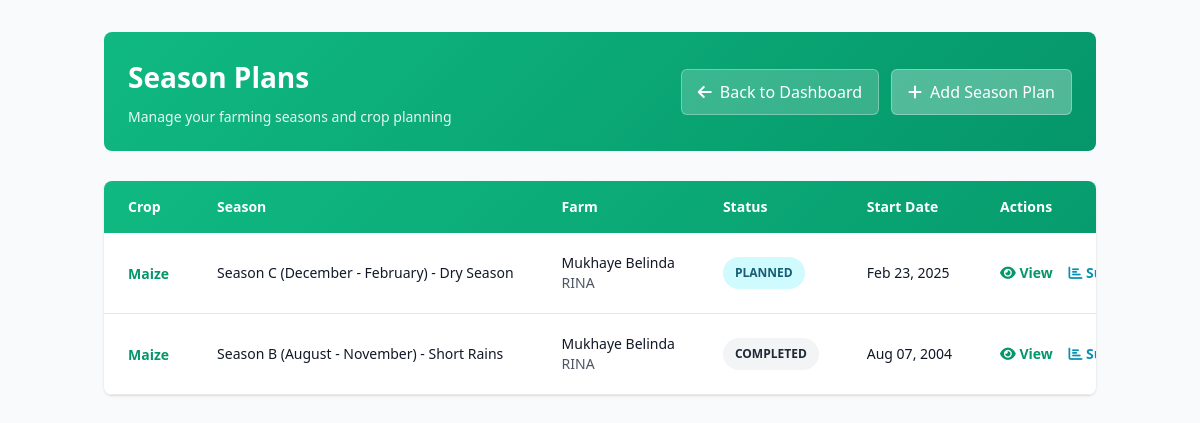
Before: /seasonplans/ with the older database file.
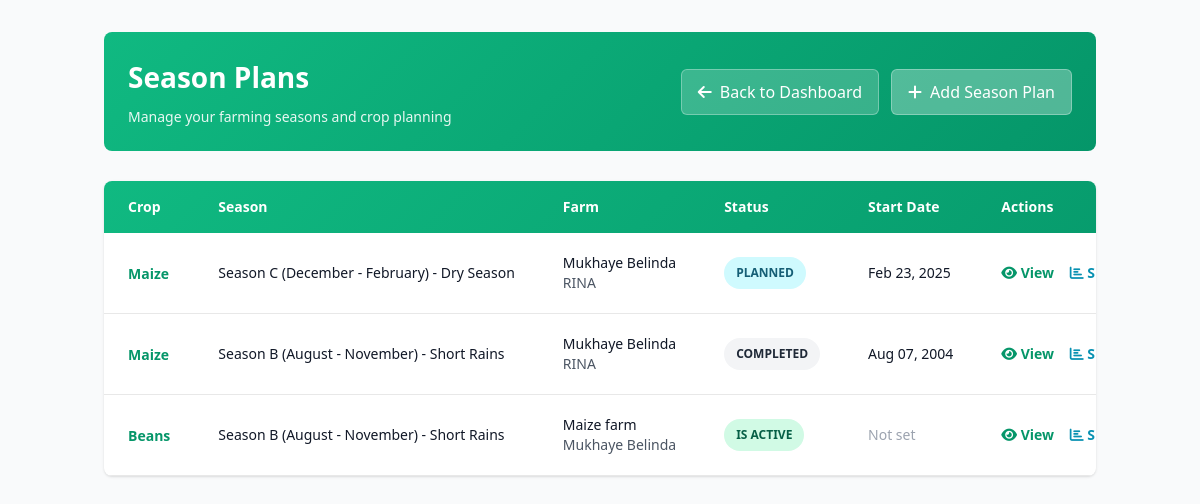
After: the same page with the newer database file.
### farmcore/models.py (models this page shows, shortened)
class SeasonPlan(models.Model):
    SEASON_CHOICES = [
        ('season_a', 'Season A (March - July) - Long Rains'),
        ('season_b', 'Season B (August - November) - Short Rains'),
        ('season_c', 'Season C (December - February) - Dry Season'),
    ]
    STATUS_CHOICES = [
        ('is_active', 'Is Active'),
        ('completed', 'Completed'),
        ('planned', 'Planned'),
    ]
    farm = models.ForeignKey(Farm, on_delete=models.CASCADE)
    crop_name = models.CharField(max_length=100)
    season_name = models.CharField(max_length=100, choices=SEASON_CHOICES)
    status = models.CharField(max_length=20, choices=STATUS_CHOICES, default='planned')
    start_date = models.DateField(null=True, blank=True)

class Farm(models.Model):
    farmer = models.ForeignKey(Farmer, on_delete=models.CASCADE, related_name='farms')
    name = models.CharField(max_length=255)
    size_in_acres = models.FloatField()
    location = models.CharField(max_length=255, default='')

class Farmer(models.Model):
    farmer_id = models.CharField(max_length=20, unique=True, blank=True, null=True)
    name = models.CharField(max_length=255, blank=True, null=True)
    phone = models.CharField(max_length=15, unique=True)

### farmcore/views.py (the view)
# urls.py: path("seasonplans/", views.seasonplan_list, name="seasonplan_list"),
def seasonplan_list(request):
    plans = SeasonPlan.objects.all()
    return render(request, "seasonplan_list.html", {"plans": plans})

### farmcore/templates/seasonplan_list.html (shortened to what the changed rows need)
<!DOCTYPE html>
<html lang="en">
<head>
    <link rel="stylesheet" href="https://cdnjs.cloudflare.com/ajax/libs/font-awesome/6.0.0/css/all.min.css">
    <script src="https://cdn.tailwindcss.com"></script>
</head>
<body class="bg-gray-50">
    <div class="container mx-auto px-4 py-8">
        <div class="page-header">
            <div class="page-header-content">
                <h1>Season Plans</h1>
            </div>
        </div>
        {% if plans %}
        <div class="bg-white rounded-lg shadow overflow-hidden">
            <table class="min-w-full">
                <thead style="background: linear-gradient(135deg, #10b981 0%, #059669 100%); color: white;">
                    <tr>
                        <th class="px-6 py-4 text-left font-bold text-sm">Crop</th>
                        <th class="px-6 py-4 text-left font-bold text-sm">Season</th>
                        <th class="px-6 py-4 text-left font-bold text-sm">Farm</th>
                        <th class="px-6 py-4 text-left font-bold text-sm">Status</th>
                        <th class="px-6 py-4 text-left font-bold text-sm">Start Date</th>
                        <th class="px-6 py-4 text-left font-bold text-sm">Actions</th>
                    </tr>
                </thead>
                <tbody>
                    {% for plan in plans %}
                    <tr style="border-bottom: 1px solid #e8e8e8; transition: all 0.2s;" onmouseover="this.style.backgroundColor='#f0fdf4'; this.style.boxShadow='0 2px 8px rgba(16, 185, 129, 0.1)';" onmouseout="this.style.backgroundColor='white'; this.style.boxShadow='none';">
                        <td class="px-6 py-5 whitespace-nowrap">
                            <a href="{% url 'seasonplan_detail' plan.id %}" class="text-sm font-semibold text-emerald-600 hover:text-emerald-900">
                                {{ plan.crop_name }}
                            </a>
                        </td>
                        <td class="px-6 py-5 whitespace-nowrap">
                            <div class="text-sm font-medium text-gray-900">{{ plan.get_season_name_display }}</div>
                        </td>
                        <td class="px-6 py-5 whitespace-nowrap">
                            <div class="text-sm font-medium text-gray-900">{{ plan.farm.name }}</div>
                            <div class="text-sm text-gray-600">{{ plan.farm.farmer.name }}</div>
                        </td>
                        <td class="px-6 py-5 whitespace-nowrap">
                            {% if plan.status == 'is_active' %}
                                <span class="px-3 py-2 inline-flex text-xs font-bold rounded-full bg-emerald-100 text-emerald-800">
                                    IS ACTIVE
                                </span>
                            {% elif plan.status == 'completed' %}
                                <span class="px-3 py-2 inline-flex text-xs font-bold rounded-full bg-gray-100 text-gray-800">
                                    COMPLETED
                                </span>
                            {% elif plan.status == 'planned' %}
                                <span class="px-3 py-2 inline-flex text-xs font-bold rounded-full bg-cyan-100 text-cyan-800">
                                    PLANNED
                                </span>
                            {% endif %}
                        </td>
                        <td class="px-6 py-5 whitespace-nowrap">
                            <div class="text-sm font-medium text-gray-900">
                                {% if plan.start_date %}
                                    {{ plan.start_date|date:"M d, Y" }}
                                {% else %}
                                    <span class="text-gray-400">Not set</span>
                                {% endif %}
                            </div>
                        </td>
                        <td class="px-6 py-5 whitespace-nowrap text-sm font-medium space-x-3">
                            <a href="{% url 'seasonplan_detail' plan.id %}" class="text-emerald-600 hover:text-emerald-900 font-semibold" title="View Details">
                                <i class="fas fa-eye"></i> View
                            </a>
                            <a href="{% url 'seasonplan_summary' plan.id %}" class="text-cyan-600 hover:text-cyan-900 font-semibold" title="View Summary">
                                <i class="fas fa-chart-bar"></i> Summary
                            </a>
                        </td>
                    </tr>
                    {% endfor %}
                </tbody>
            </table>
        </div>
        {% endif %}
    </div>
</body>
</html>

Changed rows visible on the page:
added SeasonPlan: crop_name "Beans", season_name "Season B (August - November) - Short Rains", farm.name "Maize farm", farm.farmer.name "Mukhaye Belinda", status "IS ACTIVE", shows "Not set"
